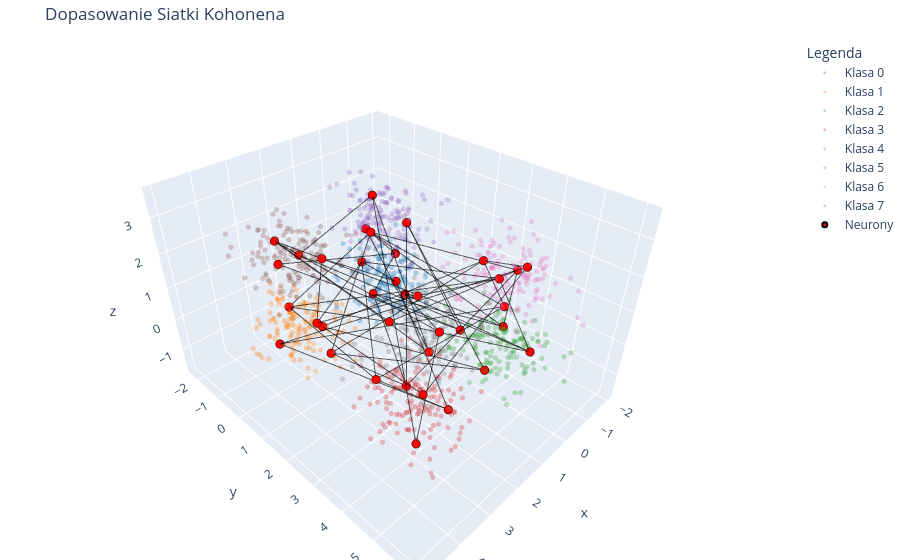

The code cell stored with this chart in its notebook:
### Code cell
wykres_3d(model, cube_data, y_etykiety)

### Figure 1 — Plotly figure (JSON) as saved in the notebook; plotly's stock layout.template omitted (floating-point values rounded to 4 significant figures; data arrays with more than 128 entries replaced by an {"elided": "..."} marker saying what was removed)
{"data": [{"marker": {"color": "#1F77B4", "opacity": 0.3, "size": 3}, "mode": "markers", "name": "Klasa 0", "type": "scatter3d", "x": {"elided": "150 float values"}, "y": {"elided": "150 float values"}, "z": {"elided": "150 float values"}}, {"marker": {"color": "#FF7F0E", "opacity": 0.3, "size": 3}, "mode": "markers", "name": "Klasa 1", "type": "scatter3d", "x": {"elided": "150 float values"}, "y": {"elided": "150 float values"}, "z": {"elided": "150 float values"}}, {"marker": {"color": "#2CA02C", "opacity": 0.3, "size": 3}, "mode": "markers", "name": "Klasa 2", "type": "scatter3d", "x": {"elided": "150 float values"}, "y": {"elided": "150 float values"}, "z": {"elided": "150 float values"}}, {"marker": {"color": "#D62728", "opacity": 0.3, "size": 3}, "mode": "markers", "name": "Klasa 3", "type": "scatter3d", "x": {"elided": "150 float values"}, "y": {"elided": "150 float values"}, "z": {"elided": "150 float values"}}, {"marker": {"color": "#9467BD", "opacity": 0.3, "size": 3}, "mode": "markers", "name": "Klasa 4", "type": "scatter3d", "x": {"elided": "150 float values"}, "y": {"elided": "150 float values"}, "z": {"elided": "150 float values"}}, {"marker": {"color": "#8C564B", "opacity": 0.3, "size": 3}, "mode": "markers", "name": "Klasa 5", "type": "scatter3d", "x": {"elided": "150 float values"}, "y": {"elided": "150 float values"}, "z": {"elided": "150 float values"}}, {"marker": {"color": "#E377C2", "opacity": 0.3, "size": 3}, "mode": "markers", "name": "Klasa 6", "type": "scatter3d", "x": {"elided": "150 float values"}, "y": {"elided": "150 float values"}, "z": {"elided": "150 float values"}}, {"marker": {"color": "#7F7F7F", "opacity": 0.3, "size": 3}, "mode": "markers", "name": "Klasa 7", "type": "scatter3d", "x": {"elided": "150 float values"}, "y": {"elided": "150 float values"}, "z": {"elided": "150 float values"}}, {"marker": {"color": "red", "line": {"color": "black", "width": 2}, "size": 5}, "mode": "markers", "name": "Neurony", "type": "scatter3d", "x": [3.473, -0.1466, 3.618, 2.632, 0.2967, 2.574, 2.471, -0.09643, 0.2851, 3.523, -0.1727, 3.084, 0.4663, 2.781, 0.8171, 3.165, 0.7031, 2.242, -0.3126, 2.526, -0.8746, 3.635, -0.1336, -0.4131, 0.5194, 0.4073, -0.4709, 3.172, 2.555, 2.87, 3.699, -0.5299, 0.2236, 2.539, -0.191, 3.472], "y": [4.694, 4.495, -0.1807, 4.703, 0.7537, 0.5078, 0.1702, 3.312, 4.297, 3.352, -1.153, 0.7758, 4.067, 0.8577, 0.3536, -0.2428, 4.348, 3.352, 0.5474, 3.321, 3.797, 3.89, 4.906, 0.4182, 3.246, -0.05648, 3.85, -0.5248, -0.4616, 4.535, 0.3249, -0.09707, -0.4938, 3.995, -0.6491, 4.539], "z": [1.027, 2.38, -0.3819, 0.01261, 0.4496, 2.053, -0.2453, 2.056, 1.401, 0.6069, 0.03276, 0.5266, -0.5945, -0.5727, 2.027, 0.5392, 2.392, 2.199, 1.948, -0.2656, 1.653, 2.538, 0.1431, -0.5009, 0.2599, -0.3004, 0.1527, 2.363, 1.734, 2.218, 2.31, 0.6194, 1.566, 1.185, 2.385, -0.55]}, {"line": {"color": "black", "width": 2}, "mode": "lines", "opacity": 0.6, "showlegend": false, "type": "scatter3d", "x": [3.473, -0.1466, 3.618, 2.632, 0.2967, 2.574], "y": [4.694, 4.495, -0.1807, 4.703, 0.7537, 0.5078], "z": [1.027, 2.38, -0.3819, 0.01261, 0.4496, 2.053]}, {"line": {"color": "black", "width": 2}, "mode": "lines", "opacity": 0.6, "showlegend": false, "type": "scatter3d", "x": [2.471, -0.09643, 0.2851, 3.523, -0.1727, 3.084], "y": [0.1702, 3.312, 4.297, 3.352, -1.153, 0.7758], "z": [-0.2453, 2.056, 1.401, 0.6069, 0.03276, 0.5266]}, {"line": {"color": "black", "width": 2}, "mode": "lines", "opacity": 0.6, "showlegend": false, "type": "scatter3d", "x": [0.4663, 2.781, 0.8171, 3.165, 0.7031, 2.242], "y": [4.067, 0.8577, 0.3536, -0.2428, 4.348, 3.352], "z": [-0.5945, -0.5727, 2.027, 0.5392, 2.392, 2.199]}, {"line": {"color": "black", "width": 2}, "mode": "lines", "opacity": 0.6, "showlegend": false, "type": "scatter3d", "x": [-0.3126, 2.526, -0.8746, 3.635, -0.1336, -0.4131], "y": [0.5474, 3.321, 3.797, 3.89, 4.906, 0.4182], "z": [1.948, -0.2656, 1.653, 2.538, 0.1431, -0.5009]}, {"line": {"color": "black", "width": 2}, "mode": "lines", "opacity": 0.6, "showlegend": false, "type": "scatter3d", "x": [0.5194, 0.4073, -0.4709, 3.172, 2.555, 2.87], "y": [3.246, -0.05648, 3.85, -0.5248, -0.4616, 4.535], "z": [0.2599, -0.3004, 0.1527, 2.363, 1.734, 2.218]}, {"line": {"color": "black", "width": 2}, "mode": "lines", "opacity": 0.6, "showlegend": false, "type": "scatter3d", "x": [3.699, -0.5299, 0.2236, 2.539, -0.191, 3.472], "y": [0.3249, -0.09707, -0.4938, 3.995, -0.6491, 4.539], "z": [2.31, 0.6194, 1.566, 1.185, 2.385, -0.55]}, {"line": {"color": "black", "width": 2}, "mode": "lines", "opacity": 0.6, "showlegend": false, "type": "scatter3d", "x": [3.473, 2.471, 0.4663, -0.3126, 0.5194, 3.699], "y": [4.694, 0.1702, 4.067, 0.5474, 3.246, 0.3249], "z": [1.027, -0.2453, -0.5945, 1.948, 0.2599, 2.31]}, {"line": {"color": "black", "width": 2}, "mode": "lines", "opacity": 0.6, "showlegend": false, "type": "scatter3d", "x": [-0.1466, -0.09643, 2.781, 2.526, 0.4073, -0.5299], "y": [4.495, 3.312, 0.8577, 3.321, -0.05648, -0.09707], "z": [2.38, 2.056, -0.5727, -0.2656, -0.3004, 0.6194]}, {"line": {"color": "black", "width": 2}, "mode": "lines", "opacity": 0.6, "showlegend": false, "type": "scatter3d", "x": [3.618, 0.2851, 0.8171, -0.8746, -0.4709, 0.2236], "y": [-0.1807, 4.297, 0.3536, 3.797, 3.85, -0.4938], "z": [-0.3819, 1.401, 2.027, 1.653, 0.1527, 1.566]}, {"line": {"color": "black", "width": 2}, "mode": "lines", "opacity": 0.6, "showlegend": false, "type": "scatter3d", "x": [2.632, 3.523, 3.165, 3.635, 3.172, 2.539], "y": [4.703, 3.352, -0.2428, 3.89, -0.5248, 3.995], "z": [0.01261, 0.6069, 0.5392, 2.538, 2.363, 1.185]}, {"line": {"color": "black", "width": 2}, "mode": "lines", "opacity": 0.6, "showlegend": false, "type": "scatter3d", "x": [0.2967, -0.1727, 0.7031, -0.1336, 2.555, -0.191], "y": [0.7537, -1.153, 4.348, 4.906, -0.4616, -0.6491], "z": [0.4496, 0.03276, 2.392, 0.1431, 1.734, 2.385]}, {"line": {"color": "black", "width": 2}, "mode": "lines", "opacity": 0.6, "showlegend": false, "type": "scatter3d", "x": [2.574, 3.084, 2.242, -0.4131, 2.87, 3.472], "y": [0.5078, 0.7758, 3.352, 0.4182, 4.535, 4.539], "z": [2.053, 0.5266, 2.199, -0.5009, 2.218, -0.55]}], "layout": {"legend": {"title": {"text": "Legenda"}}, "margin": {"b": 0, "l": 0, "r": 0, "t": 40}, "title": {"text": "Dopasowanie Siatki Kohonena"}}}
